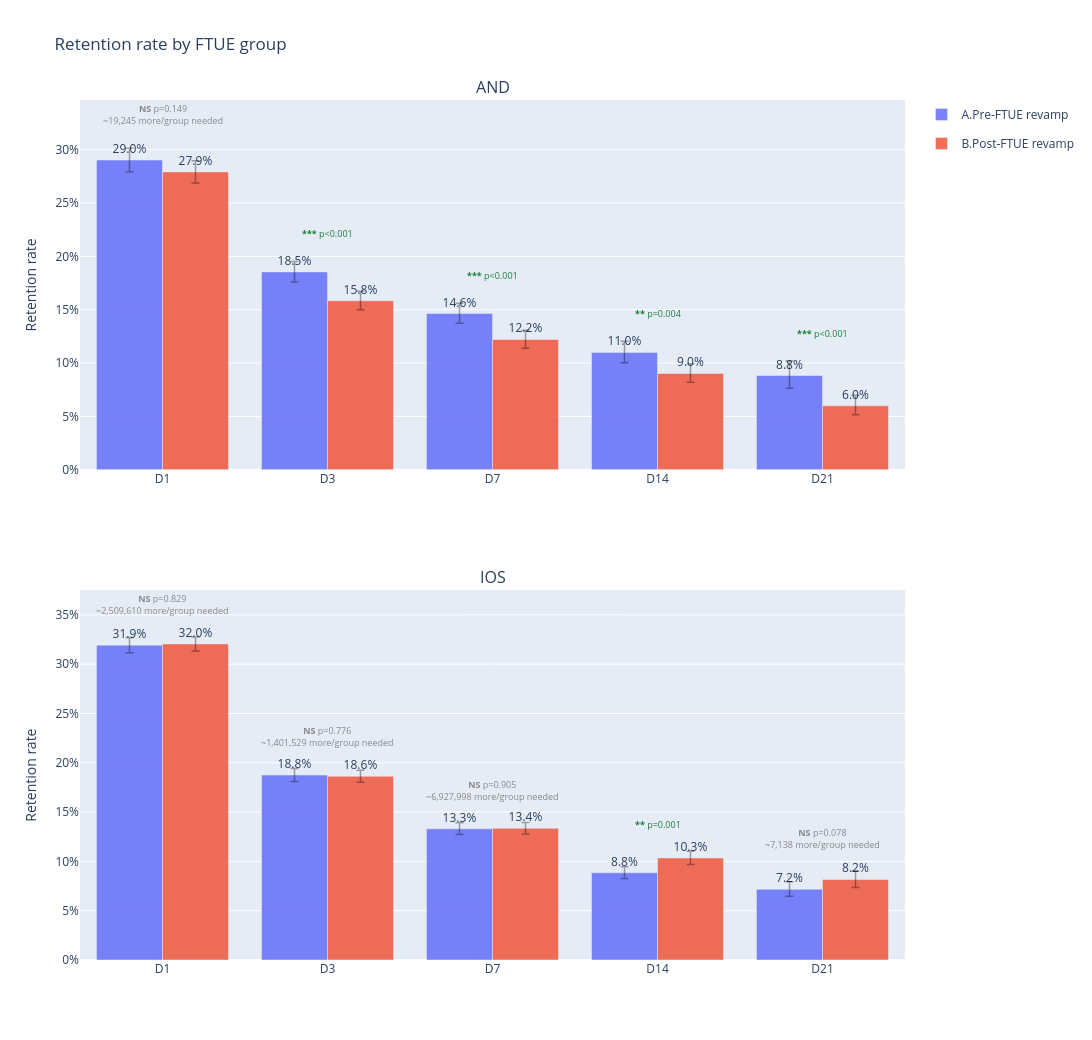

This figure's notebook cell:
### Markdown cell above
### Retention rate

### Code cell
# Bar chart: D1–D21 retention rates by FTUE group and platform (all users)
# Each Dx is tested independently with a two-proportion z-test; Wilson 95% CIs shown as error bars
dummy = plot_retention_significance(
    retention_data_total,
    title='Retention rate by FTUE group',
)

### Figure 1 — Plotly figure (JSON) as saved in the notebook; plotly's stock layout.template omitted (floating-point values rounded to 4 significant figures)
{"data": [{"customdata": [[6563, 1905], [6255, 1160], [5354, 784], [3664, 403], [1913, 169]], "error_y": {"array": [0.0111, 0.009824, 0.009723, 0.01054, 0.01356], "arrayminus": [0.01086, 0.009438, 0.009216, 0.009725, 0.01191], "color": "rgba(0,0,0,0.35)", "thickness": 1.5, "type": "data", "visible": true, "width": 4}, "hovertemplate": "%{x}: %{y:.2%}<br>n=%{customdata[0]:,} | retained=%{customdata[1]:,}<extra>A.Pre-FTUE revamp</extra>", "legendgroup": "A.Pre-FTUE revamp", "marker": {"color": "rgba(99,110,250,0.85)"}, "name": "A.Pre-FTUE revamp", "showlegend": true, "text": ["29.0%", "18.5%", "14.6%", "11.0%", "8.8%"], "textposition": "outside", "type": "bar", "x": ["D1", "D3", "D7", "D14", "D21"], "xaxis": "x", "y": [0.2903, 0.1855, 0.1464, 0.11, 0.08834], "yaxis": "y"}, {"customdata": [[7165, 2000], [6788, 1075], [5812, 710], [4166, 376], [2601, 156]], "error_y": {"array": [0.0105, 0.008878, 0.008669, 0.009083, 0.00979], "arrayminus": [0.01027, 0.008492, 0.00817, 0.008328, 0.008493], "color": "rgba(0,0,0,0.35)", "thickness": 1.5, "type": "data", "visible": true, "width": 4}, "hovertemplate": "%{x}: %{y:.2%}<br>n=%{customdata[0]:,} | retained=%{customdata[1]:,}<extra>B.Post-FTUE revamp</extra>", "legendgroup": "B.Post-FTUE revamp", "marker": {"color": "rgba(239,85,59,0.85)"}, "name": "B.Post-FTUE revamp", "showlegend": true, "text": ["27.9%", "15.8%", "12.2%", "9.0%", "6.0%"], "textposition": "outside", "type": "bar", "x": ["D1", "D3", "D7", "D14", "D21"], "xaxis": "x", "y": [0.2791, 0.1584, 0.1222, 0.09025, 0.05998], "yaxis": "y"}, {"customdata": [[13664, 4363], [13603, 2552], [12297, 1636], [8904, 788], [4856, 348]], "error_y": {"array": [0.007867, 0.006648, 0.006117, 0.006078, 0.007598], "arrayminus": [0.007765, 0.006472, 0.005888, 0.005723, 0.006921], "color": "rgba(0,0,0,0.35)", "thickness": 1.5, "type": "data", "visible": true, "width": 4}, "hovertemplate": "%{x}: %{y:.2%}<br>n=%{customdata[0]:,} | retained=%{customdata[1]:,}<extra>A.Pre-FTUE revamp</extra>", "legendgroup": "A.Pre-FTUE revamp", "marker": {"color": "rgba(99,110,250,0.85)"}, "name": "A.Pre-FTUE revamp", "showlegend": false, "text": ["31.9%", "18.8%", "13.3%", "8.8%", "7.2%"], "textposition": "outside", "type": "bar", "x": ["D1", "D3", "D7", "D14", "D21"], "xaxis": "x2", "y": [0.3193, 0.1876, 0.133, 0.0885, 0.07166], "yaxis": "y2"}, {"customdata": [[16610, 5323], [15614, 2909], [12819, 1712], [7918, 819], [4005, 327]], "error_y": {"array": [0.007138, 0.006184, 0.005999, 0.006901, 0.008887], "arrayminus": [0.007055, 0.00603, 0.005779, 0.006516, 0.008085], "color": "rgba(0,0,0,0.35)", "thickness": 1.5, "type": "data", "visible": true, "width": 4}, "hovertemplate": "%{x}: %{y:.2%}<br>n=%{customdata[0]:,} | retained=%{customdata[1]:,}<extra>B.Post-FTUE revamp</extra>", "legendgroup": "B.Post-FTUE revamp", "marker": {"color": "rgba(239,85,59,0.85)"}, "name": "B.Post-FTUE revamp", "showlegend": false, "text": ["32.0%", "18.6%", "13.4%", "10.3%", "8.2%"], "textposition": "outside", "type": "bar", "x": ["D1", "D3", "D7", "D14", "D21"], "xaxis": "x2", "y": [0.3205, 0.1863, 0.1336, 0.1034, 0.08165], "yaxis": "y2"}], "layout": {"annotations": [{"font": {"size": 16}, "showarrow": false, "text": "AND", "x": 0.5, "xanchor": "center", "xref": "paper", "y": 1, "yanchor": "bottom", "yref": "paper"}, {"font": {"size": 16}, "showarrow": false, "text": "IOS", "x": 0.5, "xanchor": "center", "xref": "paper", "y": 0.43, "yanchor": "bottom", "yref": "paper"}, {"align": "center", "font": {"color": "#888888", "size": 9}, "showarrow": false, "text": "<b>NS</b> p=0.149<br>~19,245 more/group needed", "x": "D1", "xanchor": "center", "xref": "x", "y": 0.3194, "yanchor": "bottom", "yref": "y"}, {"align": "center", "font": {"color": "#1a7f37", "size": 9}, "showarrow": false, "text": "<b>***</b> p<0.001", "x": "D3", "xanchor": "center", "xref": "x", "y": 0.2133, "yanchor": "bottom", "yref": "y"}, {"align": "center", "font": {"color": "#1a7f37", "size": 9}, "showarrow": false, "text": "<b>***</b> p<0.001", "x": "D7", "xanchor": "center", "xref": "x", "y": 0.1742, "yanchor": "bottom", "yref": "y"}, {"align": "center", "font": {"color": "#1a7f37", "size": 9}, "showarrow": false, "text": "<b>**</b> p=0.004", "x": "D14", "xanchor": "center", "xref": "x", "y": 0.1385, "yanchor": "bottom", "yref": "y"}, {"align": "center", "font": {"color": "#1a7f37", "size": 9}, "showarrow": false, "text": "<b>***</b> p<0.001", "x": "D21", "xanchor": "center", "xref": "x", "y": 0.1199, "yanchor": "bottom", "yref": "y"}, {"align": "center", "font": {"color": "#888888", "size": 9}, "showarrow": false, "text": "<b>NS</b> p=0.829<br>~2,509,610 more/group needed", "x": "D1", "xanchor": "center", "xref": "x2", "y": 0.3456, "yanchor": "bottom", "yref": "y2"}, {"align": "center", "font": {"color": "#888888", "size": 9}, "showarrow": false, "text": "<b>NS</b> p=0.776<br>~1,401,529 more/group needed", "x": "D3", "xanchor": "center", "xref": "x2", "y": 0.2123, "yanchor": "bottom", "yref": "y2"}, {"align": "center", "font": {"color": "#888888", "size": 9}, "showarrow": false, "text": "<b>NS</b> p=0.905<br>~6,927,998 more/group needed", "x": "D7", "xanchor": "center", "xref": "x2", "y": 0.1576, "yanchor": "bottom", "yref": "y2"}, {"align": "center", "font": {"color": "#1a7f37", "size": 9}, "showarrow": false, "text": "<b>**</b> p=0.001", "x": "D14", "xanchor": "center", "xref": "x2", "y": 0.1283, "yanchor": "bottom", "yref": "y2"}, {"align": "center", "font": {"color": "#888888", "size": 9}, "showarrow": false, "text": "<b>NS</b> p=0.078<br>~7,138 more/group needed", "x": "D21", "xanchor": "center", "xref": "x2", "y": 0.1085, "yanchor": "bottom", "yref": "y2"}], "barmode": "group", "height": 1040, "title": {"text": "Retention rate by FTUE group"}, "uniformtext": {"minsize": 7, "mode": "hide"}, "width": 1200, "xaxis": {"anchor": "y", "categoryarray": ["D1", "D3", "D7", "D14", "D21"], "categoryorder": "array", "domain": [0, 1]}, "xaxis2": {"anchor": "y2", "categoryarray": ["D1", "D3", "D7", "D14", "D21"], "categoryorder": "array", "domain": [0, 1]}, "yaxis": {"anchor": "x", "domain": [0.57, 1], "tickformat": ".0%", "title": {"text": "Retention rate"}}, "yaxis2": {"anchor": "x2", "domain": [0, 0.43], "tickformat": ".0%", "title": {"text": "Retention rate"}}}}
